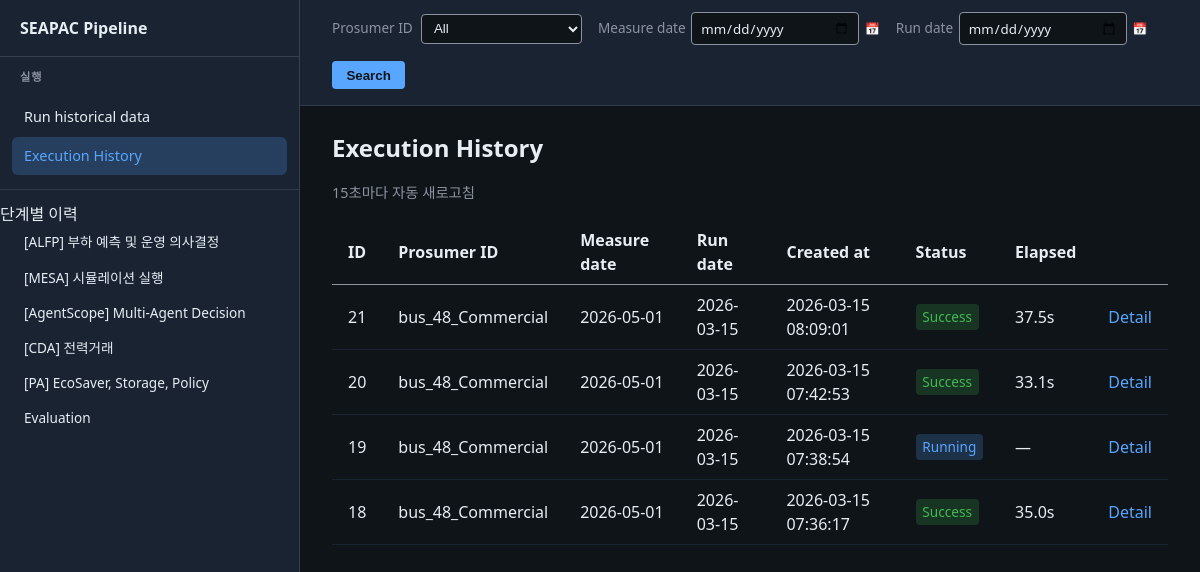
The page / on the database its author committed.
### tables this page shows
CREATE TABLE pipeline_run (
                id INTEGER PRIMARY KEY AUTOINCREMENT,
                created_at TEXT NOT NULL,
                finished_at TEXT,
                status TEXT NOT NULL DEFAULT 'running',
                total_elapsed_sec REAL,
                args_json TEXT,
                error_message TEXT
            , measure_date TEXT);

### pipeline_dashboard/app.py (the view)
@app.route("/")
def index():
    init_db(_db_path())
    search_prosumer = (request.args.get("prosumer") or "").strip()
    search_measure_date = (request.args.get("measure_date") or "").strip()
    search_run_date = (request.args.get("run_date") or "").strip()
    runs = get_runs(
        limit=50,
        prosumer=search_prosumer or None,
        measure_date=search_measure_date or None,
        run_date=search_run_date or None,
        db_path=_db_path(),
    )
    all_for_prosumers = get_runs(limit=500, db_path=_db_path())
    prosumer_set = {r.get("args", {}).get("prosumer") for r in all_for_prosumers if (r.get("args") or {}).get("prosumer")}
    prosumer_set.add("bus_48_Commercial")
    prosumer_options = sorted(prosumer_set)
    current_tab = request.args.get("tab", "")
    if current_tab in ("1", "2", "3", "4", "5", "6") and runs:
        return redirect(url_for("run_detail", run_id=runs[0]["id"]) + "?tab=" + current_tab)
    return render_template(
        "index.html",
        runs=runs,
        run=None,
        current_tab=current_tab,
        current_path=request.path,
        search_prosumer=search_prosumer,
        search_measure_date=search_measure_date,
        search_run_date=search_run_date,
        prosumer_options=prosumer_options,
    )

### pipeline_dashboard/app.py (called while the page is built)
@app.before_request
def _log_request():
    log.info("Request  %s  %s", request.method, request.path)

def _output_dir() -> str:
    return os.environ.get("PIPELINE_DB_DIR", "output")

def _db_path() -> Path:
    db_dir = _output_dir()
    return get_db_path(PROJECT_ROOT / db_dir)

### pipeline_dashboard/db.py (called while the page is built)
def get_db_path(db_dir: Path | str | None = None) -> Path:
    if db_dir is None:
        db_dir = _DEFAULT_DB_DIR
    return Path(db_dir) / _DB_FILENAME

def _connect(db_path: Path) -> sqlite3.Connection:
    db_path.parent.mkdir(parents=True, exist_ok=True)
    conn = sqlite3.connect(str(db_path))
    conn.row_factory = sqlite3.Row
    return conn

### pipeline_dashboard/templates/index.html (shortened to what this page needs)
{% extends "base.html" %}
{% block main_top %}
  <form class="search-bar" method="get" action="/#history" id="execution-history-search">
    <span><label for="search-prosumer">Prosumer ID</label>
      <select name="prosumer" id="search-prosumer">
        <option value="">All</option>
      </select>
    </span>
    <span class="date-field">
      <label for="search-measure-date">Measure date</label>
      <input type="date" id="search-measure-date" name="measure_date" value="{{ search_measure_date|e }}" aria-label="Measure date">
      <span class="date-hint" aria-hidden="true">📅</span>
    </span>
    <span class="date-field">
      <label for="search-run-date">Run date</label>
      <input type="date" id="search-run-date" name="run_date" value="{{ search_run_date|e }}" aria-label="Run date">
      <span class="date-hint" aria-hidden="true">📅</span>
    </span>
    <button type="submit">Search</button>
  </form>
{% endblock %}
{% block content %}
  <div id="section-history" class="main-section">
    <h1>Execution History</h1>
    <p class="run-meta" style="margin: 0 0 1rem 0; font-size: 0.9rem; color: var(--muted);">15초마다 자동 새로고침</p>
    {% if not runs %}
      <p class="muted">No runs recorded yet. Run a pipeline from 「Run historical data」 in the LNB or run <code>python run_full_pipeline.py --output-dir output</code> to see entries here.</p>
    {% else %}
      <table class="runs-table">
        <thead>
          <tr>
            <th>ID</th>
            <th>Prosumer ID</th>
            <th>Measure date</th>
            <th>Run date</th>
            <th>Created at</th>
            <th>Status</th>
            <th>Elapsed</th>
            <th></th>
          </tr>
        </thead>
        <tbody>
          {% for r in runs %}
          <tr>
            <td>{{ r.id }}</td>
            <td>{{ (r.args or {}).get('prosumer') or '—' }}</td>
            <td>{{ r.get('measure_date') or '—' }}</td>
            <td>{{ (r.args or {}).get('run_date') or (r.created_at or '')[:10] or '—' }}</td>
            <td>{{ r.created_at or '—' }}</td>
            <td>
              {% if r.status == 'success' %}
                <span class="badge badge-success">Success</span>
              {% elif r.status == 'failure' %}
                <span class="badge badge-failure">Failure</span>
              {% else %}
                <span class="badge badge-running">Running</span>
              {% endif %}
            </td>
            <td>
              {% if r.total_elapsed_sec is not none %}
                {{ "%.1f"|format(r.total_elapsed_sec) }}s
              {% else %}
                —
              {% endif %}
            </td>
            <td><a href="{{ url_for('run_detail', run_id=r.id) }}{% if current_tab %}?tab={{ current_tab }}{% endif %}">Detail</a></td>
          </tr>
          {% endfor %}
        </tbody>
      </table>
    {% endif %}
  </div>
{% endblock %}

### pipeline_dashboard/templates/base.html (shortened to what this page needs)
<!DOCTYPE html>
<html lang="ko">
<head>
</head>
<body>
  <div class="layout">
    <nav class="lnb">
      <div class="lnb-title"><a href="/">SEAPAC Pipeline</a></div>
      <div class="lnb-group">
        <div class="lnb-group-title">실행</div>
        <div class="lnb-nav">
          <a href="/#new-run" id="lnb-new-run">Run historical data</a>
          <a href="/" id="lnb-history" class="{% if (current_path|default('')) == '/' %}active{% endif %}">Execution History</a>
        </div>
      </div>
      <div class="lnb-group">
        <div class="lnb-section">단계별 이력</div>
        <div class="lnb-nav">
          <a href="{% if run is defined and run %}{{ url_for('run_detail', run_id=run.id) }}?tab=1{% else %}/?tab=1{% endif %}" id="lnb-tab-1" class="lnb-tab {% if (current_tab|default('')) == '1' %}active{% endif %}">[ALFP] 부하 예측 및 운영 의사결정</a>
          <a href="{% if run is defined and run %}{{ url_for('run_detail', run_id=run.id) }}?tab=2{% else %}/?tab=2{% endif %}" id="lnb-tab-2" class="lnb-tab {% if (current_tab|default('')) == '2' %}active{% endif %}">[MESA] 시뮬레이션 실행</a>
          <a href="{% if run is defined and run %}{{ url_for('run_detail', run_id=run.id) }}?tab=3{% else %}/?tab=3{% endif %}" id="lnb-tab-3" class="lnb-tab {% if (current_tab|default('')) == '3' %}active{% endif %}">[AgentScope] Multi-Agent Decision</a>
          <a href="{% if run is defined and run %}{{ url_for('run_detail', run_id=run.id) }}?tab=4{% else %}/?tab=4{% endif %}" id="lnb-tab-4" class="lnb-tab {% if (current_tab|default('')) == '4' %}active{% endif %}">[CDA] 전력거래</a>
          <a href="{% if run is defined and run %}{{ url_for('run_detail', run_id=run.id) }}?tab=5{% else %}/?tab=5{% endif %}" id="lnb-tab-5" class="lnb-tab {% if (current_tab|default('')) == '5' %}active{% endif %}">[PA] EcoSaver, Storage, Policy</a>
          <a href="{% if run is defined and run %}{{ url_for('run_detail', run_id=run.id) }}?tab=6{% else %}/?tab=6{% endif %}" id="lnb-tab-6" class="lnb-tab {% if (current_tab|default('')) == '6' %}active{% endif %}">Evaluation</a>
        </div>
      </div>
    </nav>
    <main class="main">
      <div class="main-top">{% block main_top %}{% endblock %}</div>
      <div class="main-body">{% block content %}{% endblock %}</div>
    </main>
  </div>
</body>
</html>

### rows shown on the page
pipeline_run: id "21", args "bus_48_Commercial", measure_date "2026-05-01", args "2026-03-15", created_at "2026-03-15 08:09:01", status "Success", total_elapsed_sec "37.5"
pipeline_run: id "20", args "bus_48_Commercial", measure_date "2026-05-01", args "2026-03-15", created_at "2026-03-15 07:42:53", status "Success", total_elapsed_sec "33.1"
pipeline_run: id "19", args "bus_48_Commercial", measure_date "2026-05-01", created_at "2026-03-15", created_at "2026-03-15 07:38:54", status "Running"
pipeline_run: id "18", args "bus_48_Commercial", measure_date "2026-05-01", args "2026-03-15", created_at "2026-03-15 07:36:17", status "Success", total_elapsed_sec "35.0"
